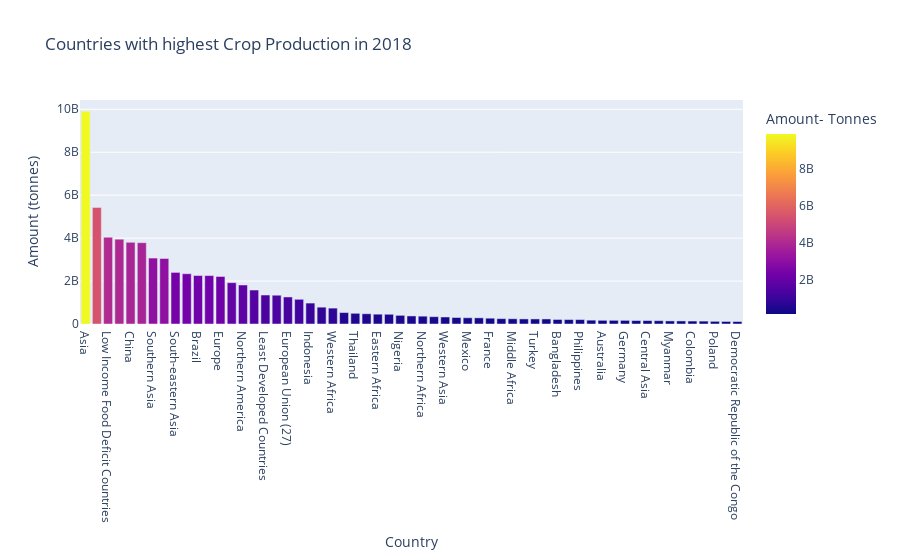

The notebook cell saved with this chart:
### Markdown cell above
When analysing this data we can ignore the continents and solely focus on the countries in the table.
We see that countries like India (2.34B tonnes) and Brazil (2.26B tonnes) have a much higher level of crop production compared to Spain (Even on the year with its highest level of production). This could be attributed to the difference in the population of these countries or the difference in technological advancement and Infrastructure.
I will only be looking at the relationship between crops produced in spain and the population of spain over the specified time fram (1961 to 2019), but I strongly recommned looking at the relationship between the crop production level of all these different countries and their population density/population.

Below is the above bar grpah extended to show the crop production levels of the top 60 countries (Done so the bar representing Spain can be seen (in the 10th position from the end))

### Code cell
fig1 = px.bar(data_global, x=data_global.Country[1:60], y=data_global.Amount[1:60], title='Countries with highest Crop Production in 2018',color=data_global.Amount[1:60],
             labels={'x': 'Country', 'y': 'Amount (tonnes)', 'color': 'Amount- Tonnes'})
fig1.show()

### Figure 1 — Plotly figure (JSON) as saved in the notebook; plotly's stock layout.template omitted (floating-point values rounded to 4 significant figures)
{"data": [{"alignmentgroup": "True", "hovertemplate": "Country=%{x}<br>Amount (tonnes)=%{y}<br>Amount- Tonnes=%{marker.color}<extra></extra>", "legendgroup": "", "marker": {"color": [9909927509, 5430717025, 4041828471, 3949022825, 3805442309, 3786133558, 3071090434, 3051294610, 2402731391, 2341187160, 2257702440, 2254771280, 2213475673, 1925051743, 1816661773, 1582117592, 1349561050, 1340754806, 1259223421, 1150261822, 974875570, 783706192, 739926902, 533347819, 497899263, 477393825, 457480077, 452481849, 403271662, 374977436, 364724963, 340690478, 327413101, 301587889, 290877565, 287054324, 270340896, 249520912, 243964661, 235999175, 235872271, 234533310, 210911093, 206263916, 205386182, 179249723, 171338076, 171303981, 170141389, 160773763, 159669757, 154888597, 143405574, 141981152, 137449410, 134424646, 124383150, 118955142, 115230427], "coloraxis": "coloraxis", "pattern": {"shape": ""}}, "name": "", "offsetgroup": "", "orientation": "v", "showlegend": false, "textposition": "auto", "type": "bar", "x": ["Asia", "Americas", "Low Income Food Deficit Countries", "Eastern Asia", "China", "China, mainland", "Southern Asia", "South America", "South-eastern Asia", "India", "Brazil", "Net Food Importing Developing Countries", "Europe", "Africa", "Northern America", "United States of America", "Least Developed Countries", "European Union (28)", "European Union (27)", "Eastern Europe", "Indonesia", "Land Locked Developing Countries", "Western Africa", "Western Europe", "Thailand", "Central America", "Eastern Africa", "Russian Federation", "Nigeria", "Southern Europe", "Northern Africa", "Argentina", "Western Asia", "Ukraine", "Mexico", "Pakistan", "France", "Viet Nam", "Middle Africa", "Malaysia", "Turkey", "Canada", "Bangladesh", "Oceania", "Philippines", "Australia and New Zealand", "Australia", "Egypt", "Germany", "Spain", "Central Asia", "Northern Europe", "Myanmar", "Iran (Islamic Republic of)", "Colombia", "Small Island Developing States", "Poland", "Southern Africa", "Democratic Republic of the Congo"], "xaxis": "x", "y": [9909927509, 5430717025, 4041828471, 3949022825, 3805442309, 3786133558, 3071090434, 3051294610, 2402731391, 2341187160, 2257702440, 2254771280, 2213475673, 1925051743, 1816661773, 1582117592, 1349561050, 1340754806, 1259223421, 1150261822, 974875570, 783706192, 739926902, 533347819, 497899263, 477393825, 457480077, 452481849, 403271662, 374977436, 364724963, 340690478, 327413101, 301587889, 290877565, 287054324, 270340896, 249520912, 243964661, 235999175, 235872271, 234533310, 210911093, 206263916, 205386182, 179249723, 171338076, 171303981, 170141389, 160773763, 159669757, 154888597, 143405574, 141981152, 137449410, 134424646, 124383150, 118955142, 115230427], "yaxis": "y"}], "layout": {"barmode": "relative", "coloraxis": {"colorbar": {"title": {"text": "Amount- Tonnes"}}, "colorscale": [[0, "#0d0887"], [0.1111, "#46039f"], [0.2222, "#7201a8"], [0.3333, "#9c179e"], [0.4444, "#bd3786"], [0.5556, "#d8576b"], [0.6667, "#ed7953"], [0.7778, "#fb9f3a"], [0.8889, "#fdca26"], [1, "#f0f921"]]}, "legend": {"tracegroupgap": 0}, "title": {"text": "Countries with highest Crop Production in 2018"}, "xaxis": {"anchor": "y", "domain": [0, 1], "title": {"text": "Country"}}, "yaxis": {"anchor": "x", "domain": [0, 1], "title": {"text": "Amount (tonnes)"}}}}
